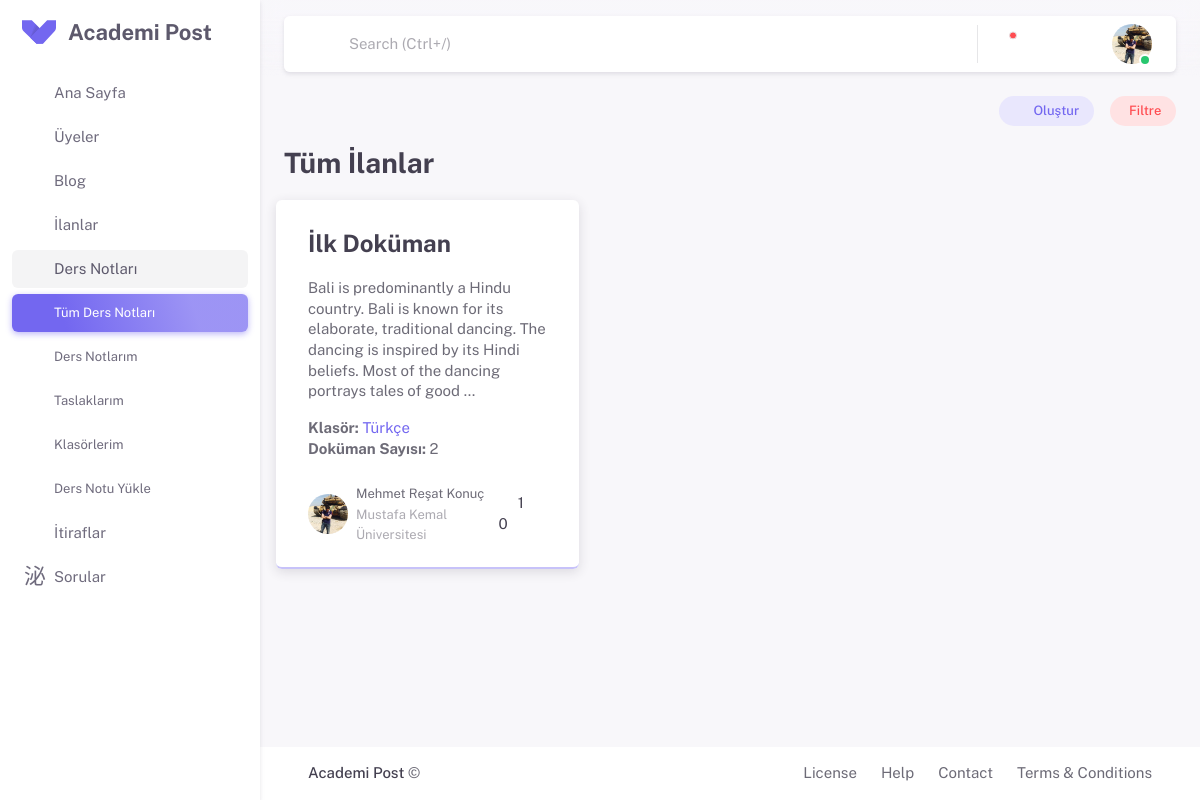
Page /documents/ (signed in) on the committed database.
### apps/settings/models.py (models this page shows, shortened)
class SiteSettingsModel(models.Model):
    siteName = models.CharField(max_length=50, verbose_name="Site Adı")
    siteDescription = models.TextField(verbose_name="Site Açıklaması")
    class Meta:
        verbose_name = "Site Ayarı"
        verbose_name_plural = "Site Ayarları"

### apps/documents/models.py (models this page shows, shortened)
class DocumentsModel(models.Model):
    user = models.ForeignKey(settings.AUTH_USER_MODEL,
                            on_delete=models.CASCADE)
    folder = models.ForeignKey(DocumentsFolderModel,
                            on_delete=models.CASCADE)
    title = models.CharField(max_length=255)
    content = RichTextUploadingField()
    documents = GenericRelation(DocumentsUploadModel)
    create_at = models.DateTimeField(auto_now_add=True)
    slug = models.SlugField(unique=True, max_length=160, blank=True, editable=False)
    is_published = models.BooleanField(default=False)
    comments = GenericRelation(Comment)
    likes = GenericRelation(Like)
    class Meta:
        verbose_name = "Doküman"
        verbose_name_plural = "Dokümanlar"

class DocumentsFolderModel(models.Model):
    user = models.ForeignKey(settings.AUTH_USER_MODEL, on_delete=models.CASCADE)
    name = models.CharField(max_length=155)

### apps/profiles/models.py (models this page shows)
class ProfilePictureModel(models.Model):
    user = models.OneToOneField(settings.AUTH_USER_MODEL, on_delete=models.CASCADE)
    profile_photo = models.ImageField(
        upload_to='profile_photos', blank=True, null=True)

class EducationalInformationModel(models.Model):
    User = models.OneToOneField(settings.AUTH_USER_MODEL,
                             on_delete=models.CASCADE)
    Country = models.ForeignKey(inputs.CountriesModel,
                             on_delete=models.CASCADE)
    University = models.ForeignKey(inputs.UniversitiesModel,
                             on_delete=models.CASCADE)
    Department = models.ForeignKey(inputs.DepartmentsModel,
                             on_delete=models.CASCADE)
    Status = models.ForeignKey(inputs.StatusModel,
                             on_delete=models.CASCADE)

### apps/inputs/models.py (models this page shows)
class UniversitiesModel(models.Model):
    Countries = models.ForeignKey(CountriesModel, on_delete=models.CASCADE)
    Universities = models.CharField(max_length=255)
    def __str__(self):
        return self.Universities

### apps/documents/views.py (the view, shortened to what this page needs)
# urls.py: path('', views.DocumentsView.as_view(), name='documents'),
class DocumentsView(View):
    model_data = DocumentsModel
    user_filter_model = UserDocumentsFilterModel
    filter_form = UserFilter
    user_filter_form = UserFilterForm
    template = 'documents/index.html'
    context = {'siteTitle': 'Dökümanlar'}
    paginate_by = 4
    def get(self, request):
        user_filter, created = self.user_filter_model.objects.get_or_create(user=request.user)
        data = self.model_data.objects.filter(is_published=True).order_by('-create_at')
        data = data.annotate(
            like_count=Count('likes', distinct=True),
            comment_count=Count('comments', distinct=True)
        )
        filter = self.filter_form(model_to_dict(user_filter), queryset=data)
        filtered_data = filter.qs
        sorted_data = filtered_data
        paginator = Paginator(sorted_data, self.paginate_by)
        page_number = request.GET.get('page')
        page_obj = paginator.get_page(page_number)
        self.context.update({
            'data': page_obj,
            'filter': filter,
            'user_filter': user_filter,
        })
        return render(request, self.template, self.context)

### apps/inputs/models.py (called while the page is built)
    def __str__(self):
        return self.Countries

    def __str__(self):
        return self.Departments

    def __str__(self):
        return self.Status

### apps/notifications/context_processors.py (called while the page is built)
def processors(request):
    context = {
        }
    if request.user.is_authenticated:
        notifications_header = Notification.objects.filter(user=request.user, is_read=False).order_by('-created_at')
        chats = Chat.objects.filter(
                Q(first_user=request.user) | Q(second_user=request.user)
            ).annotate(
                last_message_time=Max('message__timestamp')
            ).order_by('-last_message_time')
        for chat in chats:
            messages = Message.objects.filter(chat=chat, receiver=request.user, is_read=False)
            if not messages:
                chats = chats.exclude(id=chat.id)
        context.update({
                'notifications_header': notifications_header,
                'chats_header' : chats,
            })
    return context

### apps/documents/templates/documents/index.html (shortened to what this page needs)
{% extends 'partials/base.html' %}
{% load static %}
{% load crispy_forms_tags %}
{% block extra_css %}
<link rel="stylesheet" href="{% static 'assets/vendor/libs/bootstrap-select/bootstrap-select.css' %}" />
<link rel="stylesheet" href="{% static 'assets/vendor/libs/spinkit/spinkit.css' %}" />
<link rel="stylesheet" href="{% static 'assets/css/pages/blogs/index.css' %}" />
{% endblock extra_css%}
{% block content %}
 <div class="d-flex bd-highlight mb-4">
   <div class="p-2 flex-grow-1 bd-highlight">
   </div>
   <div class="bd-highlight me-4">
      <a href="{% url 'documents_add' %}" class="btn btn-sm btn-label-primary rounded-pill" ><i class="ti ti-plus me-1"></i>Oluştur</a>
   </div>
   <div class="bd-highlight">
      <button class="btn btn-sm btn-label-danger rounded-pill" data-bs-toggle="offcanvas" data-bs-target="#filter-canvas" aria-controls="offcanvasEnd">Filtre</button>
   </div>
</div>
<div  class="mb-4">
   <h3 class="mb-0 fw-bold">Tüm İlanlar</h3>
</div>
{% include 'documents/list.html' %}
{% endblock content %}

### templates/partials/sidebar.html (shortened to what this page needs)
<aside id="layout-menu" class="layout-menu menu-vertical menu bg-menu-theme">
    <div class="app-brand demo">
      <a href="{% url 'home' %}" class="app-brand-link">
        <span class="app-brand-logo demo">
        </span>
        <span class="app-brand-text demo menu-text fw-bold">{{siteSettings.siteName}}</span>
      </a>
      <a href="javascript:void(0);" class="layout-menu-toggle menu-link text-large ms-auto">
        <i class="ti menu-toggle-icon d-none d-xl-block align-middle"></i>
      </a>
    </div>
    {% with current_page=request.resolver_match.url_name %}
    <ul class="menu-inner py-1">
      <li class="menu-item {% if current_page == 'home' %} active{% endif %}">
        <a href="{% url 'home' %}" class="menu-link">
          <i class="menu-icon tf-icons ti ti-smart-home"></i>
          <div>Ana Sayfa</div>
        </a>
      </li>
      <li class="menu-item {% if current_page == 'members' %} active{% endif %}">
        <a href="{% url 'members' %}" class="menu-link">
          <i class="menu-icon tf-icons ti ti-user-search"></i>
          <div>Üyeler</div>
        </a>
      </li>
      <li class="menu-item {% if '/blogs/' in request.path %} active open{% endif %}">
        <a href="" class="menu-link menu-toggle">
          <i class="menu-icon tf-icons ti ti-blockquote"></i>
          <div>Blog</div>
        </a>
      </li>
      <li class="menu-item {% if '/marketplace/' in request.path %} active open{% endif %}">
        <a href="{% url 'marketplace' %}" class="menu-link menu-toggle">
          <i class="menu-icon tf-icons ti ti-building-store"></i>
          <div>İlanlar</div>
        </a>
      </li>
      <li class="menu-item {% if '/documents/' in request.path %} active open{% endif %}">
        <a href="" class="menu-link menu-toggle">
          <i class="menu-icon tf-icons ti ti-notebook"></i>
          <div>Ders Notları</div>
        </a>
        <ul class="menu-sub">
          <li class="menu-item {% if current_page == 'documents' %} active{% endif %}">
            <a href="{% url 'documents' %}" class="menu-link">
              <small>Tüm Ders Notları</small>
            </a>
          </li>
          <li class="menu-item {% if current_page == 'my_documents' %} active{% endif %}">
            <a href="{% url 'my_documents' %}" class="menu-link">
              <small>Ders Notlarım</small>
            </a>
          </li>
          <li class="menu-item {% if current_page == 'my_draft_documents' %} active{% endif %}">
            <a href="{% url 'my_draft_documents' %}" class="menu-link">
              <small>Taslaklarım</small>
            </a>
          </li>
          <li class="menu-item {% if current_page == 'my_folders' or current_page == 'folder_add' %} active open{% endif %}">
            <a href="" class="menu-link menu-toggle">
              <small>Klasörlerim</small>
            </a>
          </li>
          <li class="menu-item {% if current_page == 'documents_add' or current_page == 'documents_edit' %} active{% endif %}">
            <a href="{% url 'documents_add' %}" class="menu-link">
              <small>Ders Notu Yükle</small>
            </a>
          </li>
          </ul>
      </li>
      <li class="menu-item {% if '/confessions/' in request.path %} active open{% endif %}">
        <a href="{% url 'confessions' %}" class="menu-link menu-toggle">
          <i class="menu-icon ti-icons ti ti-spy"></i>
          <div>İtiraflar</div>
        </a>
      </li>
      <li class="menu-item {% if '/questions/' in request.path %} active open{% endif %}">
        <a href="" class="menu-link menu-toggle">
          <i class="menu-icon ti-icons ti ti-message-2-question"></i>
          <div>Sorular</div>
        </a>
      </li>
    </ul>
    {% endwith %}
  </aside>

### apps/documents/templates/documents/list.html (shortened to what this page needs)
{% load static %}
<div class="row row-cols-1 row-cols-md-2 row-cols-lg-3 g-4">
    {% for item in data %}
    <div class="card mb-4 card-border-shadow-primary">
        <div class="card-body">
            <h5 class="card-title">
                <a href="{% url 'document_details' slug=item.slug %}">
                    <h4 class="card-title fw-bold">{{item.title}}</h4>
                </a>
            </h5>
            <p class="card-text">{{ item.content|safe|truncatewords:30 }}</p>
            <p class="card-text">
                <strong>Klasör:</strong>
                <a href="">
                    {{ item.folder.name }}
                </a>
                <br>
                <strong>Doküman Sayısı:</strong> {{ item.documents.count }}
            </p>
        </div>
        <div class="card-footer">
           <div class="d-flex justify-content-between align-items-center">
              <div class="d-flex align-items-center text-muted">
                    {% if item.user.profilepicturemodel.profile_photo %}
                       <img src="{{ item.user.profilepicturemodel.profile_photo.url }}"
                            alt="Yazar Profil Fotoğrafı"
                            class="rounded-circle me-2"
                            style="width: 40px; height: 40px;">
                    {% else %}
                       <img src="{% static 'assets/img/avatars/11.png' %}"
                            alt="Yazar Profil Fotoğrafı"
                            class="rounded-circle me-2"
                            style="width: 40px; height: 40px;">
                    {% endif %}
                    <div>
                       <a href="{% url 'profile' item.user.username %}">
                          <small class="text-body">{{ item.user.first_name }} {{ item.user.last_name }}</small>
                       </a>
                       <div>
                          <small>{{ item.user.educationalinformationmodel.University }}</small>
                       </div>
                    </div>
              </div>
              <div>
               <span class="me-3"><i class="ti ti-heart-filled text-primary"></i> {{ item.like_count }}</span>
               <span> {{ item.comment_count }}</span>
              </div>
           </div>
       </div>
    </div>
    {% endfor %}
  </div>

### templates/partials/footer.html
<footer class="content-footer footer bg-white">
    <div class="container-xxl">
    <div class="container-fluid d-flex flex-md-row flex-column justify-content-between align-items-md-center gap-1 container-p-x py-4">
      <div>
        <a href="https://demos.pixinvent.com/vuexy-html-admin-template/landing/" target="_blank" class="footer-text fw-medium">{{siteSettings.siteName}}</a>
        ©
      </div>
      <div class="d-flex flex-column flex-sm-row">
        <a href="https://themeforest.net/licenses/standard" class="footer-link me-6" target="_blank">License</a>
        <a href="javascript:void(0)" class="footer-link me-6">Help</a>
        <a href="javascript:void(0)" class="footer-link me-6">Contact</a>
        <a href="javascript:void(0)" class="footer-link">Terms &amp; Conditions</a>
      </div>
    </div>
  </div>
  </footer>

### static/assets/css/demo.css (style rules this page uses)
.light-style .menu .app-brand.demo { height: 64px; }
.app-brand-logo.demo { -ms-flex-align: center; align-items: center; -ms-flex-pack: center; justify-content: center; display: -ms-flexbox; display: flex; width: 34px; height: 24px; }
.app-brand-logo.demo svg { width: 35px; height: 24px; }
.app-brand-text.demo { font-size: 1.375rem; }

### static/assets/css/pages/blogs/index.css (style rules this page uses)
.card img { height: 200px; object-fit: cover; width: 100%; }

### rows in the picture
SiteSettingsModel: siteName "Academi Post"
DocumentsModel: title "İlk Doküman", content "Bali is predominantly a Hindu country. Bali is known for its elaborate, traditional dancing. The dancing is inspired by its Hindi beliefs. Most of the dancing portrays tales of good …", folder.name "Türkçe", documents.count "2", user.profilepicturemodel.profile_photo (picture), user.first_name "Mehmet Reşat", user.last_name "Konuç", user.educationalinformationmodel.University "Mustafa Kemal Üniversitesi", like_count "1", comment_count "0"
